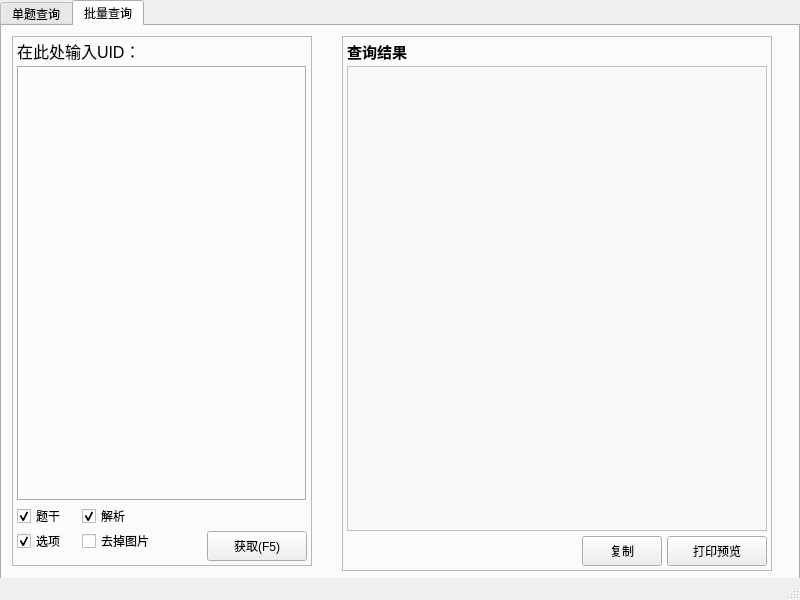
<?xml version="1.0" encoding="UTF-8"?>
<ui version="4.0">
 <class>MainWindow</class>
 <widget class="QMainWindow" name="MainWindow">
  <property name="geometry">
   <rect>
    <x>0</x>
    <y>0</y>
    <width>800</width>
    <height>600</height>
   </rect>
  </property>
  <property name="minimumSize">
   <size>
    <width>800</width>
    <height>600</height>
   </size>
  </property>
  <property name="maximumSize">
   <size>
    <width>800</width>
    <height>600</height>
   </size>
  </property>
  <property name="windowTitle">
   <string>生物宝查询</string>
  </property>
  <widget class="QWidget" name="centralwidget">
   <widget class="QTabWidget" name="tabWidget">
    <property name="geometry">
     <rect>
      <x>0</x>
      <y>0</y>
      <width>800</width>
      <height>585</height>
     </rect>
    </property>
    <property name="currentIndex">
     <number>1</number>
    </property>
    <widget class="QWidget" name="tab">
     <attribute name="title">
      <string>单题查询</string>
     </attribute>
     <widget class="QFrame" name="frame">
      <property name="geometry">
       <rect>
        <x>10</x>
        <y>10</y>
        <width>300</width>
        <height>30</height>
       </rect>
      </property>
      <property name="frameShape">
       <enum>QFrame::StyledPanel</enum>
      </property>
      <property name="frameShadow">
       <enum>QFrame::Raised</enum>
      </property>
      <widget class="QLineEdit" name="S_InputUID">
       <property name="geometry">
        <rect>
         <x>110</x>
         <y>5</y>
         <width>70</width>
         <height>20</height>
        </rect>
       </property>
       <property name="font">
        <font>
         <family>Arial</family>
         <pointsize>12</pointsize>
        </font>
       </property>
      </widget>
      <widget class="QLabel" name="label">
       <property name="geometry">
        <rect>
         <x>5</x>
         <y>5</y>
         <width>100</width>
         <height>20</height>
        </rect>
       </property>
       <property name="font">
        <font>
         <family>Arial</family>
         <pointsize>12</pointsize>
        </font>
       </property>
       <property name="text">
        <string>请输入UID：</string>
       </property>
      </widget>
      <widget class="QPushButton" name="S_Check">
       <property name="geometry">
        <rect>
         <x>180</x>
         <y>5</y>
         <width>40</width>
         <height>20</height>
        </rect>
       </property>
       <property name="text">
        <string>查询</string>
       </property>
      </widget>
     </widget>
     <widget class="QFrame" name="frame_2">
      <property name="geometry">
       <rect>
        <x>10</x>
        <y>45</y>
        <width>300</width>
        <height>500</height>
       </rect>
      </property>
      <property name="frameShape">
       <enum>QFrame::StyledPanel</enum>
      </property>
      <property name="frameShadow">
       <enum>QFrame::Raised</enum>
      </property>
      <widget class="QLabel" name="label_2">
       <property name="geometry">
        <rect>
         <x>5</x>
         <y>5</y>
         <width>40</width>
         <height>20</height>
        </rect>
       </property>
       <property name="font">
        <font>
         <family>Arial</family>
         <pointsize>11</pointsize>
         <weight>75</weight>
         <bold>true</bold>
        </font>
       </property>
       <property name="text">
        <string>题目</string>
       </property>
      </widget>
      <widget class="QPushButton" name="S_CopyStem">
       <property name="geometry">
        <rect>
         <x>5</x>
         <y>470</y>
         <width>90</width>
         <height>30</height>
        </rect>
       </property>
       <property name="text">
        <string>复制题干</string>
       </property>
      </widget>
      <widget class="QPushButton" name="S_CopyChoice">
       <property name="geometry">
        <rect>
         <x>100</x>
         <y>470</y>
         <width>90</width>
         <height>30</height>
        </rect>
       </property>
       <property name="text">
        <string>复制选项</string>
       </property>
      </widget>
      <widget class="QPushButton" name="S_CopyBoth">
       <property name="geometry">
        <rect>
         <x>195</x>
         <y>470</y>
         <width>100</width>
         <height>30</height>
        </rect>
       </property>
       <property name="text">
        <string>复制整道题</string>
       </property>
      </widget>
      <widget class="QTextBrowser" name="S_Question">
       <property name="geometry">
        <rect>
         <x>5</x>
         <y>30</y>
         <width>290</width>
         <height>435</height>
        </rect>
       </property>
       <property name="font">
        <font>
         <family>新宋体</family>
         <pointsize>11</pointsize>
        </font>
       </property>
       <property name="styleSheet">
        <string notr="true">background-color: rgb(249, 249, 249)</string>
       </property>
       <property name="frameShape">
        <enum>QFrame::NoFrame</enum>
       </property>
       <property name="frameShadow">
        <enum>QFrame::Plain</enum>
       </property>
       <property name="openExternalLinks">
        <bool>true</bool>
       </property>
      </widget>
     </widget>
     <widget class="QFrame" name="frame_3">
      <property name="geometry">
       <rect>
        <x>340</x>
        <y>10</y>
        <width>430</width>
        <height>535</height>
       </rect>
      </property>
      <property name="frameShape">
       <enum>QFrame::StyledPanel</enum>
      </property>
      <property name="frameShadow">
       <enum>QFrame::Raised</enum>
      </property>
      <widget class="QLabel" name="label_3">
       <property name="geometry">
        <rect>
         <x>5</x>
         <y>5</y>
         <width>40</width>
         <height>20</height>
        </rect>
       </property>
       <property name="font">
        <font>
         <family>Arial</family>
         <pointsize>11</pointsize>
         <weight>75</weight>
         <bold>true</bold>
        </font>
       </property>
       <property name="text">
        <string>解析</string>
       </property>
      </widget>
      <widget class="QTextBrowser" name="S_Analysis">
       <property name="geometry">
        <rect>
         <x>5</x>
         <y>30</y>
         <width>420</width>
         <height>470</height>
        </rect>
       </property>
       <property name="font">
        <font>
         <family>新宋体</family>
         <pointsize>11</pointsize>
        </font>
       </property>
       <property name="styleSheet">
        <string notr="true">background-color: rgb(249, 249, 249)</string>
       </property>
       <property name="frameShape">
        <enum>QFrame::NoFrame</enum>
       </property>
       <property name="frameShadow">
        <enum>QFrame::Sunken</enum>
       </property>
       <property name="openExternalLinks">
        <bool>true</bool>
       </property>
      </widget>
      <widget class="QPushButton" name="S_PrintPreview">
       <property name="geometry">
        <rect>
         <x>325</x>
         <y>505</y>
         <width>100</width>
         <height>30</height>
        </rect>
       </property>
       <property name="text">
        <string>打印预览</string>
       </property>
      </widget>
      <widget class="QPushButton" name="S_CopyAnalysis">
       <property name="geometry">
        <rect>
         <x>240</x>
         <y>505</y>
         <width>80</width>
         <height>30</height>
        </rect>
       </property>
       <property name="text">
        <string>复制</string>
       </property>
      </widget>
      <widget class="QPushButton" name="S_PlayVideo">
       <property name="geometry">
        <rect>
         <x>5</x>
         <y>505</y>
         <width>90</width>
         <height>30</height>
        </rect>
       </property>
       <property name="text">
        <string>播放视频</string>
       </property>
      </widget>
     </widget>
    </widget>
    <widget class="QWidget" name="tab_2">
     <attribute name="title">
      <string>批量查询</string>
     </attribute>
     <widget class="QFrame" name="frame_4">
      <property name="geometry">
       <rect>
        <x>10</x>
        <y>10</y>
        <width>300</width>
        <height>530</height>
       </rect>
      </property>
      <property name="frameShape">
       <enum>QFrame::StyledPanel</enum>
      </property>
      <property name="frameShadow">
       <enum>QFrame::Raised</enum>
      </property>
      <widget class="QLabel" name="label_4">
       <property name="geometry">
        <rect>
         <x>5</x>
         <y>5</y>
         <width>140</width>
         <height>20</height>
        </rect>
       </property>
       <property name="font">
        <font>
         <family>Arial</family>
         <pointsize>12</pointsize>
         <weight>50</weight>
         <bold>false</bold>
        </font>
       </property>
       <property name="text">
        <string>在此处输入UID：</string>
       </property>
      </widget>
      <widget class="QPushButton" name="M_Search">
       <property name="geometry">
        <rect>
         <x>195</x>
         <y>495</y>
         <width>100</width>
         <height>30</height>
        </rect>
       </property>
       <property name="text">
        <string>获取(F5)</string>
       </property>
      </widget>
      <widget class="QPlainTextEdit" name="M_InputUID">
       <property name="geometry">
        <rect>
         <x>5</x>
         <y>30</y>
         <width>290</width>
         <height>435</height>
        </rect>
       </property>
       <property name="font">
        <font>
         <family>Arial</family>
         <pointsize>11</pointsize>
        </font>
       </property>
       <property name="styleSheet">
        <string notr="true">background-color: rgb(252, 252, 252);</string>
       </property>
       <property name="frameShape">
        <enum>QFrame::Box</enum>
       </property>
       <property name="lineWidth">
        <number>1</number>
       </property>
       <property name="midLineWidth">
        <number>0</number>
       </property>
      </widget>
      <widget class="QCheckBox" name="checkBox_Stem">
       <property name="geometry">
        <rect>
         <x>5</x>
         <y>470</y>
         <width>60</width>
         <height>20</height>
        </rect>
       </property>
       <property name="text">
        <string>题干</string>
       </property>
       <property name="checked">
        <bool>true</bool>
       </property>
      </widget>
      <widget class="QCheckBox" name="checkBox_Choice">
       <property name="geometry">
        <rect>
         <x>5</x>
         <y>495</y>
         <width>60</width>
         <height>20</height>
        </rect>
       </property>
       <property name="text">
        <string>选项</string>
       </property>
       <property name="checked">
        <bool>true</bool>
       </property>
      </widget>
      <widget class="QCheckBox" name="checkBox_Analysis">
       <property name="geometry">
        <rect>
         <x>70</x>
         <y>470</y>
         <width>60</width>
         <height>20</height>
        </rect>
       </property>
       <property name="text">
        <string>解析</string>
       </property>
       <property name="checked">
        <bool>true</bool>
       </property>
      </widget>
      <widget class="QCheckBox" name="checkBox_Image">
       <property name="geometry">
        <rect>
         <x>70</x>
         <y>495</y>
         <width>100</width>
         <height>20</height>
        </rect>
       </property>
       <property name="text">
        <string>去掉图片</string>
       </property>
       <property name="checkable">
        <bool>true</bool>
       </property>
      </widget>
     </widget>
     <widget class="QFrame" name="frame_5">
      <property name="geometry">
       <rect>
        <x>340</x>
        <y>10</y>
        <width>430</width>
        <height>535</height>
       </rect>
      </property>
      <property name="frameShape">
       <enum>QFrame::StyledPanel</enum>
      </property>
      <property name="frameShadow">
       <enum>QFrame::Raised</enum>
      </property>
      <widget class="QLabel" name="label_5">
       <property name="geometry">
        <rect>
         <x>5</x>
         <y>5</y>
         <width>80</width>
         <height>20</height>
        </rect>
       </property>
       <property name="font">
        <font>
         <family>Arial</family>
         <pointsize>11</pointsize>
         <weight>75</weight>
         <bold>true</bold>
        </font>
       </property>
       <property name="text">
        <string>查询结果</string>
       </property>
      </widget>
      <widget class="QPushButton" name="M_Copy">
       <property name="geometry">
        <rect>
         <x>240</x>
         <y>500</y>
         <width>80</width>
         <height>30</height>
        </rect>
       </property>
       <property name="text">
        <string>复制</string>
       </property>
      </widget>
      <widget class="QPushButton" name="M_PrintPreview">
       <property name="geometry">
        <rect>
         <x>325</x>
         <y>500</y>
         <width>100</width>
         <height>30</height>
        </rect>
       </property>
       <property name="text">
        <string>打印预览</string>
       </property>
      </widget>
      <widget class="QTextBrowser" name="M_Analysis">
       <property name="geometry">
        <rect>
         <x>5</x>
         <y>30</y>
         <width>420</width>
         <height>465</height>
        </rect>
       </property>
       <property name="font">
        <font>
         <family>新宋体</family>
         <pointsize>11</pointsize>
        </font>
       </property>
       <property name="styleSheet">
        <string notr="true">background-color: rgb(249,249,249);
border-width: 0px</string>
       </property>
       <property name="openExternalLinks">
        <bool>true</bool>
       </property>
      </widget>
     </widget>
    </widget>
   </widget>
  </widget>
  <widget class="QStatusBar" name="statusbar">
   <property name="enabled">
    <bool>true</bool>
   </property>
  </widget>
 </widget>
 <tabstops>
  <tabstop>tabWidget</tabstop>
  <tabstop>S_InputUID</tabstop>
  <tabstop>S_Check</tabstop>
  <tabstop>S_Question</tabstop>
  <tabstop>S_CopyStem</tabstop>
  <tabstop>S_CopyChoice</tabstop>
  <tabstop>S_CopyBoth</tabstop>
  <tabstop>S_Analysis</tabstop>
  <tabstop>S_PlayVideo</tabstop>
  <tabstop>S_CopyAnalysis</tabstop>
  <tabstop>S_PrintPreview</tabstop>
  <tabstop>M_InputUID</tabstop>
  <tabstop>checkBox_Stem</tabstop>
  <tabstop>checkBox_Choice</tabstop>
  <tabstop>checkBox_Analysis</tabstop>
  <tabstop>checkBox_Image</tabstop>
  <tabstop>M_Search</tabstop>
  <tabstop>M_Copy</tabstop>
  <tabstop>M_PrintPreview</tabstop>
 </tabstops>
 <resources/>
 <connections/>
</ui>
